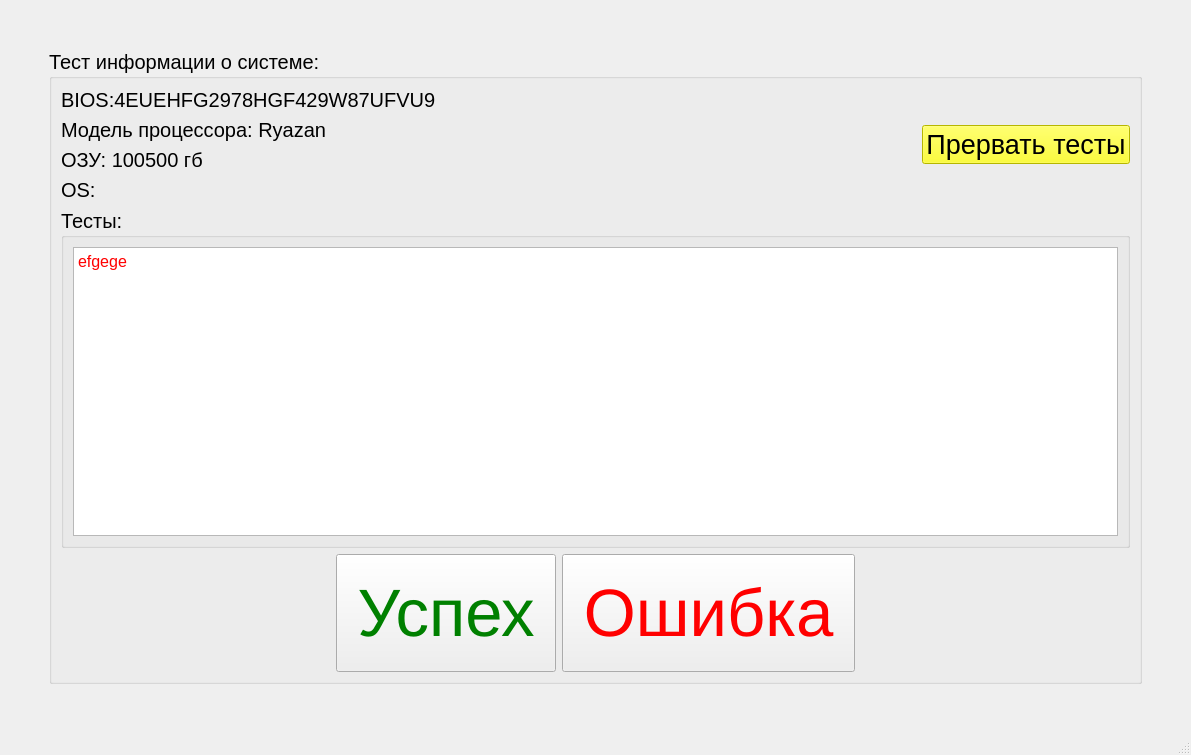
<?xml version="1.0" encoding="UTF-8"?>
<ui version="4.0">
 <class>TestSysInfoWindow</class>
 <widget class="QMainWindow" name="TestSysInfoWindow">
  <property name="geometry">
   <rect>
    <x>0</x>
    <y>0</y>
    <width>1191</width>
    <height>755</height>
   </rect>
  </property>
  <property name="sizePolicy">
   <sizepolicy hsizetype="Preferred" vsizetype="Preferred">
    <horstretch>0</horstretch>
    <verstretch>0</verstretch>
   </sizepolicy>
  </property>
  <property name="windowTitle">
   <string>Test_SystemInfo</string>
  </property>
  <property name="windowIcon">
   <iconset resource="res.qrc">
    <normaloff>:/res/images/logo.ico</normaloff>:/res/images/logo.ico</iconset>
  </property>
  <widget class="QWidget" name="centralwidget">
   <layout class="QVBoxLayout" name="verticalLayout_6">
    <item>
     <layout class="QVBoxLayout" name="verticalLayout_5" stretch="0,1,0">
      <item>
       <spacer name="verticalSpacer_2">
        <property name="orientation">
         <enum>Qt::Orientation::Vertical</enum>
        </property>
        <property name="sizeHint" stdset="0">
         <size>
          <width>20</width>
          <height>40</height>
         </size>
        </property>
       </spacer>
      </item>
      <item>
       <layout class="QHBoxLayout" name="horizontalLayout_4" stretch="0,1,0">
        <item>
         <spacer name="horizontalSpacer_9">
          <property name="orientation">
           <enum>Qt::Orientation::Horizontal</enum>
          </property>
          <property name="sizeHint" stdset="0">
           <size>
            <width>40</width>
            <height>20</height>
           </size>
          </property>
         </spacer>
        </item>
        <item>
         <widget class="QGroupBox" name="groupBox_2">
          <property name="font">
           <font>
            <pointsize>15</pointsize>
           </font>
          </property>
          <property name="title">
           <string>Тест информации о системе:</string>
          </property>
          <layout class="QVBoxLayout" name="verticalLayout_4">
           <item>
            <layout class="QVBoxLayout" name="verticalLayout_3">
             <item>
              <layout class="QHBoxLayout" name="horizontalLayout_3">
               <item>
                <layout class="QVBoxLayout" name="verticalLayout">
                 <item>
                  <widget class="QLabel" name="label_bios_info">
                   <property name="sizePolicy">
                    <sizepolicy hsizetype="Maximum" vsizetype="Maximum">
                     <horstretch>0</horstretch>
                     <verstretch>0</verstretch>
                    </sizepolicy>
                   </property>
                   <property name="font">
                    <font>
                     <pointsize>15</pointsize>
                    </font>
                   </property>
                   <property name="text">
                    <string>BIOS:4EUEHFG2978HGF429W87UFVU9</string>
                   </property>
                   <property name="wordWrap">
                    <bool>false</bool>
                   </property>
                  </widget>
                 </item>
                 <item>
                  <widget class="QLabel" name="label_cpu_info">
                   <property name="sizePolicy">
                    <sizepolicy hsizetype="Maximum" vsizetype="Maximum">
                     <horstretch>0</horstretch>
                     <verstretch>0</verstretch>
                    </sizepolicy>
                   </property>
                   <property name="font">
                    <font>
                     <pointsize>15</pointsize>
                    </font>
                   </property>
                   <property name="text">
                    <string>Модель процессора: Ryazan</string>
                   </property>
                  </widget>
                 </item>
                 <item>
                  <widget class="QLabel" name="label_ram_info">
                   <property name="sizePolicy">
                    <sizepolicy hsizetype="Maximum" vsizetype="Maximum">
                     <horstretch>0</horstretch>
                     <verstretch>0</verstretch>
                    </sizepolicy>
                   </property>
                   <property name="font">
                    <font>
                     <pointsize>15</pointsize>
                    </font>
                   </property>
                   <property name="text">
                    <string>ОЗУ: 100500 гб</string>
                   </property>
                  </widget>
                 </item>
                 <item>
                  <widget class="QLabel" name="label_os_info">
                   <property name="sizePolicy">
                    <sizepolicy hsizetype="Maximum" vsizetype="Maximum">
                     <horstretch>0</horstretch>
                     <verstretch>0</verstretch>
                    </sizepolicy>
                   </property>
                   <property name="font">
                    <font>
                     <pointsize>15</pointsize>
                    </font>
                   </property>
                   <property name="text">
                    <string>OS:</string>
                   </property>
                  </widget>
                 </item>
                </layout>
               </item>
               <item>
                <spacer name="horizontalSpacer_6">
                 <property name="orientation">
                  <enum>Qt::Orientation::Horizontal</enum>
                 </property>
                 <property name="sizeHint" stdset="0">
                  <size>
                   <width>40</width>
                   <height>20</height>
                  </size>
                 </property>
                </spacer>
               </item>
               <item>
                <widget class="QPushButton" name="pushButton_all_test_break">
                 <property name="font">
                  <font>
                   <pointsize>20</pointsize>
                  </font>
                 </property>
                 <property name="styleSheet">
                  <string notr="true">background: yellow</string>
                 </property>
                 <property name="text">
                  <string>Прервать тесты</string>
                 </property>
                </widget>
               </item>
              </layout>
             </item>
             <item>
              <layout class="QVBoxLayout" name="verticalLayout_2">
               <item>
                <widget class="QGroupBox" name="groupBox">
                 <property name="font">
                  <font>
                   <pointsize>15</pointsize>
                  </font>
                 </property>
                 <property name="title">
                  <string>Тесты:</string>
                 </property>
                 <layout class="QHBoxLayout" name="horizontalLayout_2">
                  <item>
                   <widget class="QTextBrowser" name="textBrowser_lan_port">
                    <property name="html">
                     <string>&lt;!DOCTYPE HTML PUBLIC &quot;-//W3C//DTD HTML 4.0//EN&quot; &quot;http://www.w3.org/TR/REC-html40/strict.dtd&quot;&gt;
&lt;html&gt;&lt;head&gt;&lt;meta name=&quot;qrichtext&quot; content=&quot;1&quot; /&gt;&lt;meta charset=&quot;utf-8&quot; /&gt;&lt;style type=&quot;text/css&quot;&gt;
p, li { white-space: pre-wrap; }
hr { height: 1px; border-width: 0; }
li.unchecked::marker { content: &quot;\2610&quot;; }
li.checked::marker { content: &quot;\2612&quot;; }
&lt;/style&gt;&lt;/head&gt;&lt;body style=&quot; font-family:'Segoe UI'; font-size:15pt; font-weight:400; font-style:normal;&quot;&gt;
&lt;p style=&quot; margin-top:0px; margin-bottom:0px; margin-left:0px; margin-right:0px; -qt-block-indent:0; text-indent:0px;&quot;&gt;&lt;span style=&quot; font-size:12pt; color:#ff0000;&quot;&gt;efgege&lt;/span&gt;&lt;/p&gt;&lt;/body&gt;&lt;/html&gt;</string>
                    </property>
                   </widget>
                  </item>
                 </layout>
                </widget>
               </item>
               <item>
                <layout class="QHBoxLayout" name="horizontalLayout">
                 <item>
                  <spacer name="horizontalSpacer_3">
                   <property name="orientation">
                    <enum>Qt::Orientation::Horizontal</enum>
                   </property>
                   <property name="sizeHint" stdset="0">
                    <size>
                     <width>40</width>
                     <height>20</height>
                    </size>
                   </property>
                  </spacer>
                 </item>
                 <item>
                  <widget class="QPushButton" name="pushButton_success">
                   <property name="font">
                    <font>
                     <pointsize>50</pointsize>
                    </font>
                   </property>
                   <property name="styleSheet">
                    <string notr="true">color: green;
padding: 20%;</string>
                   </property>
                   <property name="text">
                    <string>Успех</string>
                   </property>
                  </widget>
                 </item>
                 <item>
                  <widget class="QPushButton" name="pushButton_fail">
                   <property name="font">
                    <font>
                     <pointsize>50</pointsize>
                    </font>
                   </property>
                   <property name="styleSheet">
                    <string notr="true">color: red;
padding: 20%;</string>
                   </property>
                   <property name="text">
                    <string>Ошибка</string>
                   </property>
                  </widget>
                 </item>
                 <item>
                  <spacer name="horizontalSpacer_5">
                   <property name="orientation">
                    <enum>Qt::Orientation::Horizontal</enum>
                   </property>
                   <property name="sizeHint" stdset="0">
                    <size>
                     <width>40</width>
                     <height>20</height>
                    </size>
                   </property>
                  </spacer>
                 </item>
                </layout>
               </item>
              </layout>
             </item>
            </layout>
           </item>
          </layout>
         </widget>
        </item>
        <item>
         <spacer name="horizontalSpacer_8">
          <property name="orientation">
           <enum>Qt::Orientation::Horizontal</enum>
          </property>
          <property name="sizeHint" stdset="0">
           <size>
            <width>40</width>
            <height>20</height>
           </size>
          </property>
         </spacer>
        </item>
       </layout>
      </item>
      <item>
       <spacer name="verticalSpacer_3">
        <property name="orientation">
         <enum>Qt::Orientation::Vertical</enum>
        </property>
        <property name="sizeHint" stdset="0">
         <size>
          <width>20</width>
          <height>40</height>
         </size>
        </property>
       </spacer>
      </item>
     </layout>
    </item>
   </layout>
  </widget>
  <widget class="QMenuBar" name="menubar">
   <property name="geometry">
    <rect>
     <x>0</x>
     <y>0</y>
     <width>1191</width>
     <height>22</height>
    </rect>
   </property>
  </widget>
  <widget class="QStatusBar" name="statusbar"/>
 </widget>
 <resources>
  <include location="res.qrc"/>
 </resources>
 <connections/>
</ui>
